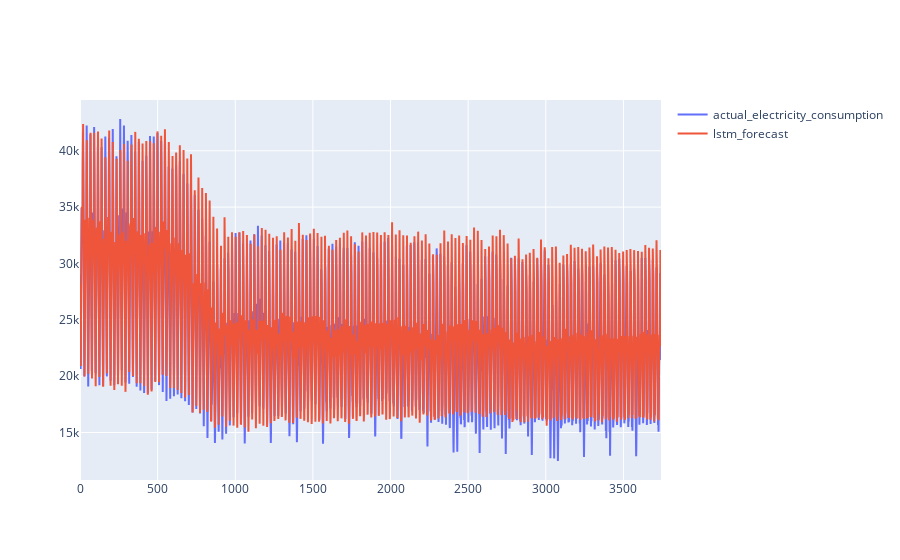

The notebook cell this image was saved under:
### Code cell
import plotly.graph_objects as go
figure=go.Figure()
figure.add_trace(go.Scatter(y=test_score_df['actual'],name='actual_electricity_consumption'))
figure.add_trace(go.Scatter(y=test_score_df['forecast'],name='lstm_forecast'))

### Figure 1 — Plotly figure (JSON) as saved in the notebook; plotly's stock layout.template omitted (floating-point values rounded to 4 significant figures; data arrays with more than 128 entries replaced by an {"elided": "..."} marker saying what was removed)
{"data": [{"name": "actual_electricity_consumption", "type": "scatter", "y": {"elided": "3743 float values"}}, {"name": "lstm_forecast", "type": "scatter", "y": {"elided": "3743 float values"}}], "layout": {}}
